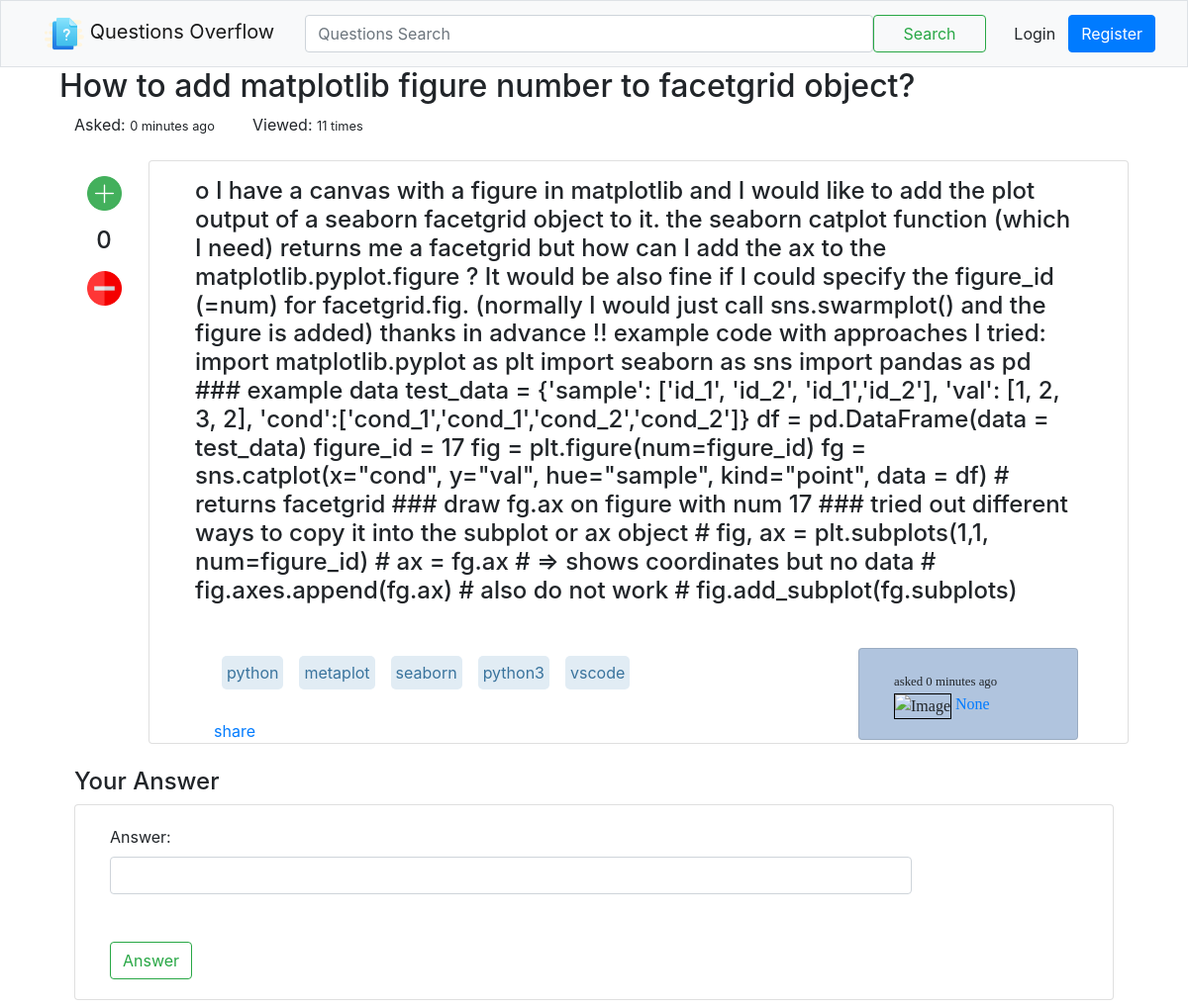
Page /question/6/ on the committed database.
### overflow/models/QuestionModel.py (models this page shows, shortened)
class QuestionModel(models.Model):
    title = models.CharField(max_length=120, unique=True)
    description = RichTextField(null=True)
    tag = models.CharField(max_length=120, null=True)
    views = models.PositiveIntegerField(default=0)
    votes = models.IntegerField(default=0)
    asked_at = models.DateTimeField(auto_now=True)
    asked_by = models.ForeignKey(User, null=True, on_delete=models.CASCADE)
    def tag_split(self):
        if self.tag:
            return self.tag.split(',')

### overflow/views/question.py (the view)
# urls.py: re_path(r'question/(?P<pk>\d+)/$', question.question_detail, name='question_detail'),
def question_detail(request, pk):
    questions = get_object_or_404(QuestionModel, pk=pk)
    questions.views += 1
    questions.save()
    question_answers = AnswerModel.objects.filter(question_id=pk)
    form = AnswerForm()
    return render(request, 'overflow/question/details.html', {
        'single_question': questions,
        'answers': question_answers,
        'form': form
    })

### overflow/forms/NewAnswerForm.py
class AnswerForm(forms.ModelForm):
    answer = forms.CharField(
        max_length=14000,
        required=True,
        widget=CKEditorWidget(
            attrs={
                'placeholder': 'Please explain your questions in details',
                'class': 'form-control'
            }
        )
    )
    class Meta:
        model = AnswerModel
        fields = ['answer', ]

### templates/overflow/question/details.html (shortened to what this page needs)
{% extends 'shared/_layout.html' %}
{% load static %}
{% block head %}
    <link rel="stylesheet" href="{% static 'CSSLibrary/vsdark.css' %}">
    <div class="col-xl-12">
        <h2>{{ single_question.title | capfirst }}</h2>
        <div class="col-xl-2" style="float: left;">
            Asked:
            <small>{{ single_question.asked_at | timesince }} ago</small>
        </div>
        <div class="col-xl-2" style="float: left;">
            Viewed:
            <small>{{ single_question.views }} times</small>
        </div>
    </div>
    <br>
    <br>
{% endblock %}
{% block content %}
    <div class="col-xl-12">
        <div>
            <div class="col-md-1" style="float: left; height: 150px; text-align: center;">
                <div class="mt-3">
                    <a href="{% url 'voting' single_question.pk 1 %}"><img src="{% static 'Images/Icons/plus.png' %}"
                                                                           height="35px" alt=""></a>
                </div>
                <div class="mt-3">
                    <h4>{{ single_question.votes }}</h4>
                </div>
                <div class="mt-3">
                    <a href="{% url 'voting' single_question.pk 0 %}"><img src="{% static 'Images/Icons/minus.png' %}"
                                                                           height="35px" alt=""></a>
                </div>
            </div>
            <div class="col-xl-11 card mb-2">
                <div class="col-xl-12" style="float:right;">
                    <div class="col-xl-12 card-body p-3">
                        <h4>{{ single_question.description | safe }}</h4>
                    </div>
                    <div class="col-xl-12 card-body">
                        <div class="col-xl-9" style="float:left;">
                            <div id="tag">
                                {% for tag in single_question.tag_split %}
                                    <p id="tech_tag">
                                        {{ tag }}
                                    </p>
                                {% endfor %}
                            </div>
                            <br>
                            <div class="mt-5">
                                <a href="">share</a>
                            </div>
                        </div>
                        <div class="col-xl-3 card" id="user_info_on_card" style="float:left;">
                            <div class="card-body">
                                <small>asked {{ single_question.asked_at | timesince | lower }} ago</small>
                                <div>
                                    <img src="" alt="Image" style="border: 1px solid black">
                                    <a href="">{{ single_question.asked_by }}</a>
                                </div>
                            </div>
                        </div>
                    </div>
                </div>
            </div>
        </div>
        {% include 'partials/answer_form.html' %}
    </div>
{% endblock content %}

### static/Shared/app.css (style rules this page uses)
#user_info_on_card { font-family: "Bookman Old Style"; box-sizing: border-box; background-color: lightsteelblue; }
#tech_tag { padding: 5px; text-align: center; margin: 8px; background-color: #E1ECF4; border-radius: 5px; float: left; color: #39739d; }

### rows in the picture
QuestionModel: title "How to add matplotlib figure number to facetgrid object?", asked_at "0 minutes", views "11", votes "0", description "o I have a canvas with a figure in matplotlib and I would like to add the plot output of a seaborn facetgrid object to it. the seaborn catplot function (which I need) returns me a facetgrid but how can I add the ax to the matplotlib.pyplot.figure ? It would be also fine if I could specify the figure_id (=num) for facetgrid.fig. (normally I would just call sns.swarmplot() and the figure is added) thanks in advance !! example code with approaches I tried: import matplotlib.pyplot as plt import seaborn as sns import pandas as pd ### example data test_data = {'sample': ['id_1', 'id_2', 'id_1','id_2'], 'val': [1, 2, 3, 2], 'cond':['cond_1','cond_1','cond_2','cond_2']} df = pd.DataFrame(data =…", asked_by "None"

### other values in the picture
{{ tag }} "python" "metaplot" "seaborn" "python3" "vscode"
{{ field.label_tag }} "Answer:"
